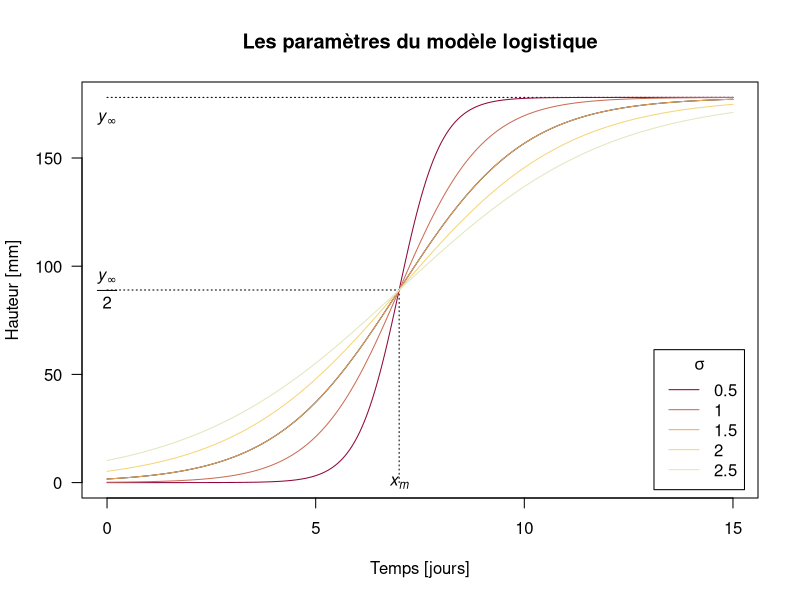

Generate this figure with R: (Note: this script raises an error after producing the figure.)
## ---- chunk 1
##################################################
# Options générales pour les fragments de code R # 
##################################################
# Ils seront exécutés mais pas intégrés directement 
# dans le document pour pouvoir les regrouper
# tous en annexe
knitr::opts_chunk$set(include = FALSE)
# On demande à ce que le codage des caractères soit
# en UTF-8
options(encoding = "UTF-8") 
## ---- chunk 2
######################################################
# Paramètres généraux utilisés dans tout le document #
######################################################

# Les paquets R utilisés :
library(xtable) # Pour générer des tables LaTeX

# Le risque de première espèce pour les tests statistiques :
alpha <- 0.05

# Le seuil en mm pour déclarer qu'il y a eu germination
seuilG <- 10

# Les types de conditions expérimentales et les variétés
# de lentilles existants :
all.types <- c("E1V1", "E1V2", "E2V1", "E2V2")
## ---- chunk 3

#################################
# Importation du jeu de données #
#################################

lentilles <- read.csv2("data/lentilles.csv")

# Remarque : si besoin de revenir aux données originelles faire
# lentilles <- read.csv2("data/sauvegardes/lentilles.csv")
## ---- chunk 4

#################################
# Utilisation de la classe Date #
#################################

lentilles$date <- as.Date(lentilles$date)
deb <- min(lentilles$date) # Début de l'expérience
fin <- max(lentilles$date) # Fin de l'expérience

# On pourra ensuite utiliser ces variables dans le corps du rapport avec
# des constructions du type : du `r deb` au `r fin`, inclus, soit un 
# suivi de `r 1 + (fin - deb)` jours. 
## ---- chunk 5

########################
# Contrôles de qualité #
########################

# Contrôle de qualité : 61 colonnes attendues

if(ncol(lentilles) != 61) stop("Il n'y a pas 61 colonnes comme attendu")

# Contrôle de qualité : l'expérience dure environ 21 jours, si on a plus de
# 42 jours c'est certainement que les dates ne sont pas au format ISO 8601
# dans le fichier importé.

if(difftime(fin, deb) > 42)
  stop("Vérifiez que les dates soient bien au format ISO 8601")

# Contrôle de qualité : si l'importation des données est correcte, les
# colonnes de 2 à 61 doivent être de la classe 'integer'

for(j in 2:61){
  if(class(lentilles[ , j]) != "integer"){
    nomcol <- colnames(lentilles)[j]
    msg <- paste("La colonne numéro", j, ":", nomcol, "n'est pas du type 'integer'")
    stop(msg)
  }
}

# Contrôle de qualité : si l'importation des données est correcte, il n'y
# a pas de valeurs manquantes dans toutes les colonnes. On renseigne ici la
# colonne éventuellement impliquée.

for(j in 1:61){
  if(any(is.na(lentilles[ , j]))){
    nomcol <- colnames(lentilles)[j]
    msg <- paste("La colonne numéro", j, ":", nomcol, "comporte des valeurs manquantes")
    stop(msg)
  }
}

# Contrôle de qualité : le nom des colonnes est imposé

noms.attendus <- 
c("date", "E1V1.01", "E1V1.02", "E1V1.03", "E1V1.04", "E1V1.05", 
"E1V1.06", "E1V1.07", "E1V1.08", "E1V1.09", "E1V1.10", "E1V1.11", 
"E1V1.12", "E1V1.13", "E1V1.14", "E1V1.15", "E1V2.01", "E1V2.02", 
"E1V2.03", "E1V2.04", "E1V2.05", "E1V2.06", "E1V2.07", "E1V2.08", 
"E1V2.09", "E1V2.10", "E1V2.11", "E1V2.12", "E1V2.13", "E1V2.14", 
"E1V2.15", "E2V1.01", "E2V1.02", "E2V1.03", "E2V1.04", "E2V1.05", 
"E2V1.06", "E2V1.07", "E2V1.08", "E2V1.09", "E2V1.10", "E2V1.11", 
"E2V1.12", "E2V1.13", "E2V1.14", "E2V1.15", "E2V2.01", "E2V2.02", 
"E2V2.03", "E2V2.04", "E2V2.05", "E2V2.06", "E2V2.07", "E2V2.08", 
"E2V2.09", "E2V2.10", "E2V2.11", "E2V2.12", "E2V2.13", "E2V2.14", 
"E2V2.15")

if(!identical(colnames(lentilles), noms.attendus)){
  stop("Le nom des colonnes n'est pas conforme")
}


# Si les contrôles de qualité sont passés, on sauvegarde les données
# pour pouvoir les exploiter en dehors du présent *.Rmd dans une
# session R avec load("data/lentilles.Rda"). On ajoute la date à
# laquelle a été généré l'objet lentilles en commentaire pour 
# aider à la traçabilité.

comment(lentilles) <- paste("Généré le", Sys.time())

save(lentilles, file = "data/lentilles.Rda")

## ---- chunk 6

####################################################
# Illustration des paramètres du modèle logistique #
####################################################

logistique <- function(x, Asym, xmid, scal){
  return(Asym/(1 + exp((xmid - x)/scal)))
}
jpeg("figs/paramlogis.jpg", width = 480, height = 320)
# Définition de la fenêtre graphique :
plot.new()
jdeb <- 0 ; jfin <- 15 ; xlim <- c(jdeb, jfin)
# exemple avec une lentille qui a poussé :
Asym <- 178 ; xmid <- 7 ; scal <- 1.5
ylim <- c(0, Asym)
plot.window(xlim = xlim, ylim = ylim)
title(main = "Les paramètres du modèle logistique")
axis(2, las = 1) ; title(ylab = "Hauteur [mm]")
axis(1) ; title(xlab = "Temps [jours]") ; box()
xx <- seq(jdeb, jfin, le = 256)
points(xx, logistique(xx, Asym, xmid, scal), type = "l")
segments(jdeb, Asym, jfin, Asym, lty = 3)
text(jdeb, Asym - 10, expression(italic(y)[infinity]))
segments(jdeb, Asym/2, xmid, Asym/2, lty = 3)
text(jdeb, Asym/2, expression(frac(italic(y)[infinity],2)))
segments(xmid, 0, xmid, Asym/2, lty = 3)
text(xmid, 0, expression(italic(x[m])))
sseq <- seq(0.5, 2.5, by = 0.5) ; ns <- length(sseq)
col <- hcl.colors(ns, "Heat")
for(i in seq_len(ns))
  points(xx, logistique(xx, Asym, xmid, sseq[i]), type = "l",
         col = col[i])
legend("bottomright", inset = 0.02, legend = sseq, lty = 1,
       col = col, title = expression(sigma))
dev.off()
## ---- chunk 7

##################################
# Calcul des taux de germination #
##################################

# Extraction des deux premiers caractères du nom des colonnes
# pour avoir le type d'expérience (E1V1, E1V2, E2V2, E2V2) :
nomenclature <- substr(colnames(lentilles), 1, 4)
# Calcul de l'indice ifin de la dernière mesure de 
# l'expérience :
ifin <- nrow(lentilles)

# Boucle sur les 4 types de graines possibles
for(type in all.types)
{
  # Calcul du nombre de graines semées :
  assign(paste0("n.", type), sum(nomenclature == type))
  # Calcul du nombre de graines germées (i.e. longueur des plants
  # au moins égal à seuilG à la fin de l'expérience) :
  assign(paste0("ng.", type), 
    sum(lentilles[ifin, nomenclature == type] > seuilG))
  # Calcul des taux de germination en pourcentage
  assign(paste0("tg.", type), 
    100*get(paste0("ng.", type))/get(paste0("n.", type)))
}

# Taux de germination global :
n.glob <- sum(sapply(paste0("n.", all.types), get))
ng.glob <- sum(sapply(paste0("ng.", all.types), get))
tg.glob <- 100*ng.glob/n.glob
# Taux de germination de la variété V1 :
typeV1 <- c("E1V1", "E2V2")
n.V1 <- sum(sapply(paste0("n.", typeV1), get))
ng.V1 <- sum(sapply(paste0("ng.", typeV1), get))
tg.V1 <- 100*ng.V1/n.V1
# Taux de germination de la variété V2 :
typeV2 <- c("E1V2", "E2V2")
n.V2 <- sum(sapply(paste0("n.", typeV2), get))
ng.V2 <- sum(sapply(paste0("ng.", typeV2), get))
tg.V2 <- 100*ng.V2/n.V2
# Taux de germination de la condition E1 :
typeE1 <- c("E1V1", "E1V2")
n.E1 <- sum(sapply(paste0("n.", typeE1), get))
ng.E1 <- sum(sapply(paste0("ng.", typeE1), get))
tg.E1 <- 100*ng.E1/n.E1
# Taux de germination de la condition E2 :
typeE2 <- c("E2V1", "E2V2")
n.E2 <- sum(sapply(paste0("n.", typeE2), get))
ng.E2 <- sum(sapply(paste0("ng.", typeE2), get))
tg.E2 <- 100*ng.E2/n.E2
## ---- chunk 8
###################################################
# Représentation graphique du taux de germination #
###################################################

mkjpeg <- TRUE
if(mkjpeg) jpeg("figs/tauxG.jpg", width = 480, height = 240)

# Calcul des résultats bruts pour la variété V1
resbrutV1 <- matrix(c(ng.E1V1, n.V1/2 - ng.E1V1,
                      ng.E2V1, n.V1/2 - ng.E2V1), nrow = 2, ncol = 2)
rownames(resbrutV1) <- c("germé", "non-germé")
colnames(resbrutV1) <- c("E1", "E2")
# Calcul des résultats bruts pour la variété V2
resbrutV2 <- matrix(c(ng.E1V2, n.V2/2 - ng.E1V2,
                      ng.E2V2, n.V2/2 - ng.E2V2), nrow = 2, ncol = 2)
rownames(resbrutV2) <- c("germé", "non-germé")
colnames(resbrutV2) <- c("E1", "E2")
# Représentation graphique
par(mfrow = c(1, 2), mar = c(1, 1, 4, 1) + 0.1)
mosaicplot(t(resbrutV1), shade = TRUE, main = "Variété V1")
mosaicplot(t(resbrutV2), shade = TRUE, main = "Variété V2")
if(mkjpeg) dev.off()
## ---- chunk 9

#######################################################
# Test de l'impact des conditions environnementales sur
# le taux de germination des variétés V1 et V2
#######################################################
tgtestV1 <- chisq.test(resbrutV1, simulate.p.value = TRUE)$p.value
tgtestV2 <- chisq.test(resbrutV2, simulate.p.value = TRUE)$p.value
## ---- chunk 10

########################################################
# Représentation graphique de la croissance des plants #
########################################################

mkjpeg <- TRUE
# Ouverture du périphérique graphique :
if(mkjpeg) jpeg("figs/courbes.jpg")

# Paramètres graphiques : 2 X 2 graphes, marge externe en
# haut et ajustement des marges internes :
par(mfrow = c(2, 2), oma = c(0, 0, 2, 0), mar = c(5, 4, 3, 1))

# Boucle sur les quatre types de graines :
for(type in all.types){
  # Colonnes concernées
  jtype <- which(nomenclature == type)
  # Que les plants germés :
  todo <- jtype[lentilles[ifin, jtype] >= seuilG]
  n <- length(todo)
  mycol <- hcl.colors(n, "Dark 2")
  
  # Définition de la fenêtre graphique :
  plot.new()
  # Temps en jours depuis le début de l'expérience
  x <- as.numeric(lentilles$date - lentilles$date[1]) 
  xlim <- range(x)
  # échelle commune en y pour tous les graphes :
  ylim <- range(lentilles[ , -1])
  plot.window(xlim = xlim, ylim = ylim)
  title(main = paste("Type", type))
  axis(2, las = 1) ; title(ylab = "Hauteur [mm]")
  axis(1)
  title(xlab = "Temps [jours]") ; box()
  
  # Pour chaque lentille germée, tracer les points et les
  # courbes du modèle logistique :
  for(j in seq_len(n)){
    points(x, lentilles[ , todo[j]], pch = j,
           col = mycol[j])
    y <- lentilles[ , todo[j]]
    data <- as.data.frame(list(x = x, y = y))
    # Estimation des paramètres :
    resnls <- try(nls(y ~ SSlogis(x, Asym, xmid, scal), data = data),
                  silent = TRUE)
    # Si problème pour estimer les paramètres on passe au suivant
    if(inherits(resnls, "try-error")) next
    # Ajout du modèle estimé sur le graphique :
    xx <- as.numeric(seq(min(x), max(x), length.out = 256))
    lines(xx, predict(resnls, list(x = xx)), col = mycol[j])
  }
  if(length(todo) > 0){
    # Mettre deux colonnes si plus de 5 courbes
    ncol <- 1
    if(length(todo) > 5) ncol <- 2
    # Calculer l'ordre d'affichage des plants dans la légende
    # pour que les plus grands soient en haut :
    myo <- rev(order(unlist(lentilles[ifin, todo])))
    legend("topleft", inset = 0.02, 
           legend = colnames(lentilles)[todo][myo],
           bg = grey(0.95), pch = myo, col = mycol[myo], cex = 0.75,
           ncol = ncol)
  }
}

# Titre général :
title(main = "Croissance des plants de lentilles", 
      outer = TRUE, cex.main = 1.5)
# Fermeture du périphérique graphique :
if(mkjpeg) dev.off()
## ---- chunk 11

##########################################################
# Calcul de la table des paramètres du modèle logistique #
##########################################################
# Les colonnes avec les données de croissance :
jcol <- which(nomenclature %in% all.types)
# Les colonnes des lentilles germées :
plants <- jcol[lentilles[ifin, jcol] >= seuilG]
np <- length(plants)
tabparam <- as.data.frame(matrix(NA, nrow = np, ncol = 3))
colnames(tabparam) <- c("Asym", "xmid", "scal")
rownames(tabparam) <- colnames(lentilles)[plants]
# Calcul des paramètres pour chaque plant
for(i in seq_len(np)){
    y <- lentilles[ , plants[i]]
    data <- as.data.frame(list(x = x, y = y))
    # Estimation des paramètres :
    resnls <- try(nls(y ~ SSlogis(x, Asym, xmid, scal), data = data),
                  silent = TRUE)
    # Si problème on passe au suivant
    if(inherits(resnls, "try-error")) next
    tabparam[i, ] <- coef(resnls)
}
# Ajout d'une colonne pour la condition environnementale (env)
# et d'une colonne pour la variété de lentilles (var)

tabparam$env <- factor(substr(rownames(tabparam), 1, 2), 
                          levels = c("E1", "E2"))
tabparam$var <- factor(substr(rownames(tabparam), 3, 4),
                          levels = c("V1", "V2"))
## ---- chunk 12

######################################
# Calcul de la table au format LaTeX #
######################################

# On part de la table déjà calculée
tablatex <- tabparam

# La fonction print.xtable() du paquet xtable fait son possible pour
# protéger les caractères spéciaux de LaTeX, par exemple en remplaçant
# les $ par \$. Comme on veut des formules LaTeX dans le nom des
# colonnes on va neutraliser ce comportement en définissant une
# fonction qui ne fait rien et que l'on donnera pour l'argument
# sanitize.colnames.function de print.xtable()

pastouche <- function(x) return(x)

# On peut maintenant changer le nom des colonnes pour utiliser des
# formules LaTeX avec la précaution que l'oblique inverse \ doit
# elle-même être protégée par une oblique inverse :

colnames(tablatex)[1:3] <- c("$y_\\infty\\ \\left[\\text{mm}\\right]$", 
                             "$x_m\\ \\left[\\text{j}\\right]$", 
                             "$\\sigma\\ \\left[\\text{j}^{-1}\\right]$")

caption <- paste0("\\color{bleu}Les paramètres du modèle logistique au ", fin, ". ",
  "Les valeurs manquantes signifient que les paramètres du modèle",
  " ($y_\\infty$, $x_m$ et $\\sigma$) n'ont pas pu être estimées. ",
  "La signification des paramètres est donnée dans la \\refs{deflogistique}. ",
  "Les colonnes env et var précisent les conditions expérimentales ",
  "et les variétés de lentilles, respectivement ",
  "(voir la \\refs{methexp}).")

print(xtable(tablatex, caption = caption, label = "tabparam"), 
  file = "tabs/tabparam.tex",
  sanitize.colnames.function = pastouche, size = "scriptsize")
## ---- chunk 13

#######################################
# Calcul des tailles finales par type #
#######################################

# Seuil d'exclusion des pousses tardives

seuilxm <- 10
tabparamutil <- tabparam
tabparamutil <- tabparamutil[!is.na(tabparamutil$xmid), ]
# On conserve les plants qui étaient déjà à mi-hauteur avant
# seuilxm jours, l'abscice du point d'inflexion xmid doit donc
# être inférieure à seuilxm
tabparamutil <- tabparamutil[tabparamutil$xmid < seuilxm, ]
tabparamutil$fac <- as.factor(paste0(tabparamutil$env, tabparamutil$var))

# Calcul du tableau des taille finales
tabtail <- as.data.frame(matrix(NA, nrow = 4, ncol = 2))
colnames(tabtail) <- c("n", "moyenne")
for(i in seq_len(length(all.types))){
  rownames(tabtail)[i] <- all.types[i]
  qui <- which(tabparamutil$fac == all.types[i])
  tabtail[i, "n"] <- length(qui)
  tabtail[i, "moyenne"] <- mean(tabparamutil[qui, "Asym"])
}

# Représentation graphique
jpeg("figs/taille.jpg", width = 480, height = 320)
stripchart(Asym~fac, tabparamutil, las = 1, pch = 19,
           xlab = "Taille finale [mm]")
dev.off()

# Calcul de la table LaTeX :

caption <- "Longueurs moyennes finales des plants de lentilles."

print(xtable(tabtail, caption = caption, label = "tabtail", 
    digits = 1), 
  file = "tabs/tabtail.tex")
## ---- chunk 14
# Variété V1
x <- subset(tabparamutil, var == "V1" & env == "E1")$Asym
y <- subset(tabparamutil, var == "V1" & env == "E2")$Asym
pvalwV1 <- wilcox.test(x, y)$p.value
# Variété V2
x <- subset(tabparamutil, var == "V2" & env == "E1")$Asym
y <- subset(tabparamutil, var == "V2" & env == "E2")$Asym
pvalwV2 <- wilcox.test(x, y)$p.value
## ---- chunk 15
msg <- character() ; Encoding(msg) <- "UTF-8"
if(knitr::current_input() == "BIO3164L.Rmd"){
  msg <- "\\textbf{Attention, attention, attention} : le fichier \\mbox{\\texttt{BIO3164L.Rmd}} n'a pas été renommé en \\mbox{\\texttt{NomPrenom.Rmd}}. Ne pas utiliser d'espace, de tiret, de caractères spéciaux ou de caractères accentués dans \\mbox{\\texttt{NomPrenom.Rmd}}." 
  } else { 
  msg <- ""
}
## ---- chunk 16
save.image("data/mesdonnes.Rda")
## ---- chunk 17
# Pour inclure l'environnement R utilisé
toLatex(sessionInfo())
## ---- chunk 18
labs <- knitr::all_labels()
# Liste des fragments de code à ne pas afficher
labs <- setdiff(labs, c("setup", "get-labels", "affichetout"))
